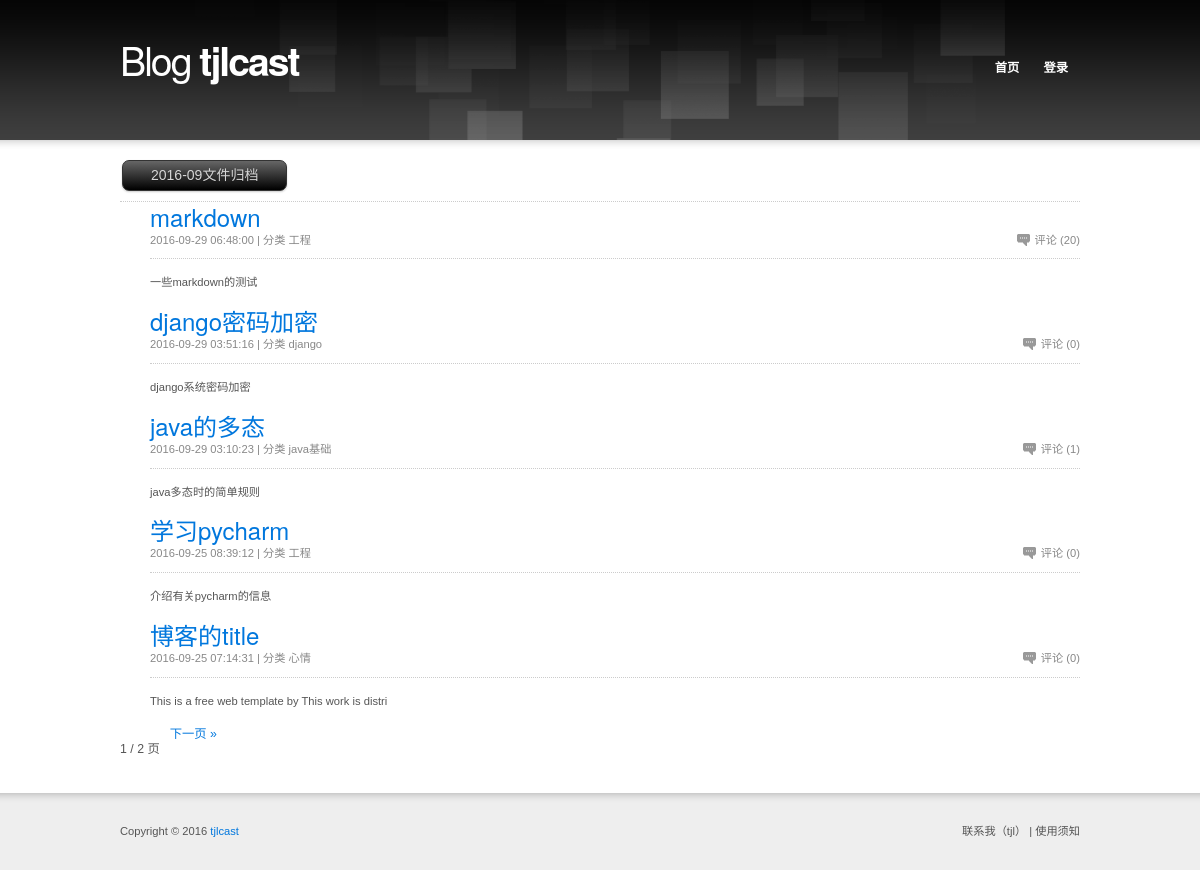
The app's page /archive/?year=2016&month=09 with its own data.
### blog_old_project/models.py (models this page shows, shortened)
class Article(models.Model):
    title = models.CharField(max_length=50, verbose_name='文章标题')
    desc = models.CharField(max_length=50, verbose_name='文章描述')
    content = models.TextField(verbose_name='文章内容')
    click_count = models.IntegerField(default=0, verbose_name='点击次数')
    is_recommend = models.BooleanField(default=False, verbose_name='是否推荐')
    date_publish = models.DateTimeField(auto_now_add=True, verbose_name='发布时间')
    user = models.ForeignKey(User, verbose_name='用户')
    category = models.ForeignKey(Category, blank=True, null=True, verbose_name='分类')
    tag = models.ManyToManyField(Tag, verbose_name='标签')
    objects = ArticleManager()
    class Meta:
        verbose_name = '文章'
        verbose_name_plural = verbose_name
        ordering = ['-date_publish']

class Category(models.Model):
    name = models.CharField(max_length=30, verbose_name='分类名称')
    index = models.IntegerField(default=999,verbose_name='分类的排序')
    class Meta:
        verbose_name = '分类'
        verbose_name_plural = verbose_name
        ordering = ['index', 'id']

### blog_old_project/views.py (the view)
# urls.py: url(r'archive/$', archive, name='archive'),
def archive(request):
    try:
        year = request.GET.get('year', None)
        month = request.GET.get('month', None)
        article_list = Article.objects.filter(date_publish__icontains=year + '-' + month)
        article_list = getPaginator(request, article_list, 1, 5)
    except Exception as e:
        print e
        logger.error(e)
    return render(request, 'archive.html', locals())

### blog_old_project/tools/MyPagination.py (called while the page is built)
    def page(self, number):
        self.page_num = number
        return super(JuncheePaginator, self).page(number)

### blog_old_project/views.py (called while the page is built)
def global_settings(request):
    SITE_NAME = settings.SITE_NAME
    SITE_DESC = settings.SITE_DESC
    return locals()

def getPaginator(request, obj_list, curPage, page_size=5):
    paginator = JuncheePaginator(obj_list, page_size)
    try:
        cur_page = int(curPage)
        obj_list = paginator.page(cur_page)
    except Exception as e:
        obj_list = paginator.page(1)
    return obj_list

### templates/archive.html (shortened to what this page needs)
{% extends '__base__.html' %}
{% block content %}
	<div id="section" class="box">
		<div class="button black"> {{ year }}-{{ month }}文件归档 </div>
		<div style="border-bottom: 1px dotted #CCC;margin: 10px 0 0 0"></div>
		<ul class="articles box">
                {% for article in article_list %}
                    <li>
					<h2><a href="{% url 'article' %}?id={{ article.id }}">{{ article.title }}</a></h2>
					<div class="article-info box">
						<p class="f-right"><a href="{% url 'article' %}?id={{ article.id }}" class="comment">评论 ({{ article.comment_set.all.count }})</a></p>
						<p class="f-left">{{ article.date_publish | date:'Y-m-d H:i:s' }} | 分类 {{ article.category.name }} </p>
					</div>
					<p>{{ article.desc }}</p>
				    </li>
                {% endfor %}
			</ul>
            <div class="pagination box">
                    {% if article_list.has_next %}
                        <a href="?page={{ article_list.next_page_number }}{% if request.GET.year %}&year={{ request.GET.year }}{% endif %}{% if request.GET.month %}&month={{ request.GET.month }}{% endif %}{% if request.GET.cid %}&cid={{ request.GET.cid }}{% endif %}">下一页 &raquo;</a>
                    {% else %}
                        <a style="display: none">下一页 &raquo;</a>
                    {% endif %}
                    <p class="f-left"> {{ article_list.number }} / {{ article_list.paginator.num_pages }} 页</p>
            </div>
	</div>
{% endblock %}

### static/css/main.css (style rules this page uses)
blockquote, body, button, code, dd, div, dl, dt, fieldset, form, h1, h2, h3, h4, h5, h6, img, legend, li, ol, p, pre, td, th, ul { margin:0; padding:0; border:0; vertical-align:baseline; }
address, blockquote, dl, fieldset, form, h1, h2, h3, h4, h5, h6, ol, p, table, ul { margin:15px 0; }
body { background:url("../design/bg.png") 0 0 repeat-x; font:0.8em/1.5 "arial", sans-serif; }
h2 { font-size:220%; font-weight:bold; }
#section { overflow:hidden; padding:20px 0; }
.articles { margin:0; list-style:none; }
.articles h2 { margin:0; }
.articles h2 a { text-decoration:none; }
.articles .article-info { padding-bottom:10px; }
.articles .article-info .comment { padding-left:18px; background:url("../design/comment.gif") 0 50% no-repeat; }
.articles .article-info p { margin:0; }
.pagination { font-size:110%; }
.pagination a { padding:5px 10px; }
.box { min-height:1px; _height:1%; }
.box:after { display:block; visibility:hidden; clear:both; line-height:0; font-size:0; content:"."; }
.f-left { float:left !important; }
.f-right { float:right !important; }

### static/css/skin.css (style rules this page uses)
body { background-color:#FFF; color:#555; }
a { color:#222; }
h2 { color:#222; }
.articles .article-info { border-bottom:1px dotted #CCC; color:#888; }
.articles .article-info a { color:#888; }

### static/css/botton.css (style rules this page uses)
.button { display: inline-block; zoom: 1; *display: inline; vertical-align: baseline; margin: 0 2px; outline: none; cursor: pointer; text-align: center; text-decoration: none; font: 14px/100% Arial, Helvetica, sans-serif; padding: .5em 2em .55em; text-shadow: 0 1px 1px rgba(0,0,0,.3); -webkit-border-radius: .5em; -moz-border-radius: .5em; border-radius: .5em; -webkit-box-shadow: 0 1px 2px rgba(0,0,0,.2); -moz-box-shadow: 0 1px 2px rgba(0,0,0,.2); box-shadow: 0 1px 2px rgba(0,0,0,.2); }
.black { color: #d7d7d7; border: solid 1px #333; background: #333; background: -webkit-gradient(linear, left top, left bottom, from(#666), to(#000)); background: -moz-linear-gradient(top, #666, #000); filter: progid:DXImageTransform.Microsoft.gradient(startColorstr='#666666', endColorstr='#000000'); }

### records on screen
Article: title "markdown", comment_set.all.count "20", date_publish "2016-09-29 06:48:00", category.name "工程", desc "一些markdown的测试"
Article: title "django密码加密", comment_set.all.count "0", date_publish "2016-09-29 03:51:16", category.name "django", desc "django系统密码加密"
Article: title "java的多态", comment_set.all.count "1", date_publish "2016-09-29 03:10:23", category.name "java基础", desc "java多态时的简单规则"
Article: title "学习pycharm", comment_set.all.count "0", date_publish "2016-09-25 08:39:12", category.name "工程", desc "介绍有关pycharm的信息"
Article: title "博客的title", comment_set.all.count "0", date_publish "2016-09-25 07:14:31", category.name "心情", desc "This is a free web template by This work is distri"

### other values on screen
{{ SITE_NAME }} "tjlcast"
{{ year }} "2016"
{{ month }} "09"
{{ article_list.number }} "1"
{{ article_list.paginator.num_pages }} "2"
